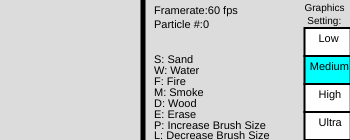
Frame 1 (no input)
Frame 60 (no input): identical to frame 1, image omitted
Frame 120 (the mouse pressed at the canvas centre since frame 60): identical to frame 1, image omitted

The p5.js sketch that drew this single still picture (run headless with seeded random() and noise() and a simulated clock; from frame 60 on, the mouse is pressed at the canvas centre):

// p5.js sketch
// ── sketch.js
// Graphics Settings:

/* Graphics settings determine both the side of the
   underlying 2d array, as well as the lifetimes
   of transient particles, like fire and smoke. */

// Low 100x100
// Medium 140x140
// High 180x180
// Ultra 200x200

// Particle types are:
//  -2 -> Smoke
//  -1 -> Fire
//   0 -> Empty space
//   1 -> Sand
//   2 -> Water
//   3 -> Wood
class Pixel {
  constructor(inputId, inputUpdate, particleLifeTime) {
    this.id = inputId;
    this.hasUpdated = inputUpdate;
    this.lifeTime = particleLifeTime;
  }
  
  getUpdated() { return this.hasUpdated; }
  setUpdated(status) { this.hasUpdated = status; }
  
  getID() { return this.id; }
  setID(newID) { this.id = newID; }
  
  getLifeTime() { return this.lifeTime; }
  setLifeTime(time) { this.lifeTime = time; }
  incrementTime() { this.lifeTime--; }
  
  setEmpty() {
    this.id = 0;
    this.hasUpdated = 0;
    this.lifeTime = 0;
  }
}


let arr2d;
let arrWidth = 140;
let arrHeight = 140;

let graphicsSetting = 1; // Medium = 140x140
let flameLife = 160;
let smokeLife = 150;
let UItextSize = 11;

let evenFrame = true;

function loadGraphicsSetting(level) {
  if (level == 0) {
    // Graphics setting = low
    arrWidth = 100;
    arrHeight = 100;
    flameLife = 120;
    smokeLife = 105;
    UItextSize = 9;
  } else if (level == 1) {
    // Graphics setting = medium
    arrWidth = 140;
    arrHeight = 140;
    flameLife = 160;
    smokeLife = 150;
    UItextSize = 11;
  } else if (level == 2) {
    // Graphics setting = High
    arrWidth = 180;
    arrHeight = 180;
    flameLife = 210;
    smokeLife = 190;
    UItextSize = 12;
  } else if (level == 3) {
    // Graphics setting = Ultra
    arrWidth = 200;
    arrHeight = 200;
    flameLife = 240;
    smokeLife = 210;
    UItextSize = 13;
  }
  brushSize = 2;
  // buildArray();
}

let pixelBuffer;

function buildArray() {
  arr2d = new Array(arrWidth);

  for (let i = 0; i < arr2d.length; i++) {
    arr2d[i] = new Array(arrHeight);
  }
  
  for (let i = 0; i < arrWidth; i++) {
    for (let j = 0; j < arrHeight; j++) {
      arr2d[i][j] = new Pixel(0, false, 0);
    }
  }
}

function setup() {
  createCanvas(2.5*arrWidth, arrHeight);
  loadGraphicsSetting(graphicsSetting);
  buildArray()
  pixelBuffer = createImage(arrWidth, arrHeight);

  background(220);
  // for (let i = 0; i < 50; i++) {
  //   arr2d[i][0].setID(1);
  // }
}

function updateSand(xPos, yPos) {
  if (arr2d[xPos][yPos].getUpdated() == true || yPos == arrHeight - 1) {
    return;
  }

// Down, through empty space, fire, or smoke
  if (yPos != arrHeight - 1 && arr2d[xPos][yPos + 1].getID() <= 0) {
    arr2d[xPos][yPos].setEmpty();
    if (arr2d[xPos][yPos + 1].getID() == -1) {
      arr2d[xPos][yPos].setID(-2);
      arr2d[xPos][yPos].setLifeTime(smokeLife/6);
    } else if (arr2d[xPos][yPos + 1].getID() == -2) {
      arr2d[xPos][yPos].setID(-2);
      arr2d[xPos][yPos].setLifeTime(arr2d[xPos][yPos + 1].getLifeTime());
    }
    
    arr2d[xPos][yPos + 1].setEmpty();
    arr2d[xPos][yPos + 1].setID(1);
    arr2d[xPos][yPos + 1].setUpdated(true);
  // Down through water
  } else if (arr2d[xPos][yPos + 1].getID() == 2 &&
             arr2d[xPos][yPos + 1].getUpdated() == false) {
    arr2d[xPos][yPos + 1].setID(1);
    arr2d[xPos][yPos + 1].setUpdated(true);
    
    arr2d[xPos][yPos].setID(2);
    arr2d[xPos][yPos].setUpdated(true);
  // Down-Left
  } else if (xPos != 0 && arr2d[xPos - 1][yPos + 1].getID() == 0) {
    arr2d[xPos - 1][yPos + 1].setID(1);
    arr2d[xPos - 1][yPos + 1].setUpdated(true);
    
    arr2d[xPos][yPos].setEmpty();
  // Down-Right
  } else if (xPos != arrWidth - 1 && 
             arr2d[xPos + 1][yPos + 1].getID() == 0) {
    arr2d[xPos + 1][yPos + 1].setID(1);
    arr2d[xPos + 1][yPos + 1].setUpdated(true);
    
    arr2d[xPos][yPos].setEmpty();
  }
}

function updateSandRight(xPos, yPos) {
  if (arr2d[xPos][yPos].getUpdated() == true || yPos == arrHeight - 1) {
    return;
  }

// Down, through empty space, fire, or smoke
  if (yPos != arrHeight - 1 && arr2d[xPos][yPos + 1].getID() <= 0) {
    arr2d[xPos][yPos].setEmpty();
    if (arr2d[xPos][yPos + 1].getID() == -1) {
      arr2d[xPos][yPos].setID(-2);
      arr2d[xPos][yPos].setLifeTime(smokeLife/6);
    } else if (arr2d[xPos][yPos + 1].getID() == -2) {
      arr2d[xPos][yPos].setID(-2);
      arr2d[xPos][yPos].setLifeTime(arr2d[xPos][yPos + 1].getLifeTime());
    }
    
    arr2d[xPos][yPos + 1].setEmpty();
    arr2d[xPos][yPos + 1].setID(1);
    arr2d[xPos][yPos + 1].setUpdated(true);
  // Down through water
  } else if (arr2d[xPos][yPos + 1].getID() == 2 &&
             arr2d[xPos][yPos + 1].getUpdated() == false) {
    arr2d[xPos][yPos + 1].setID(1);
    arr2d[xPos][yPos + 1].setUpdated(true);
    
    arr2d[xPos][yPos].setID(2);
    arr2d[xPos][yPos].setUpdated(true);
  // Down-Right
  } else if (xPos != arrWidth - 1 && 
             arr2d[xPos + 1][yPos + 1].getID() == 0) {
    arr2d[xPos + 1][yPos + 1].setID(1);
    arr2d[xPos + 1][yPos + 1].setUpdated(true);
    
    arr2d[xPos][yPos].setEmpty();
  // Down-Left
  }else if (xPos != 0 && arr2d[xPos - 1][yPos + 1].getID() == 0) {
    arr2d[xPos - 1][yPos + 1].setID(1);
    arr2d[xPos - 1][yPos + 1].setUpdated(true);
    
    arr2d[xPos][yPos].setEmpty();
  }
}

function updateWater(xPos, yPos) {
  if (arr2d[xPos][yPos].getUpdated() == true) {
    return;
  }

  // Down, through empty space, fire, or smoke
  if (yPos != arrHeight - 1 && arr2d[xPos][yPos + 1].getID() <= 0) {
    arr2d[xPos][yPos].setEmpty();
    if (arr2d[xPos][yPos + 1].getID() == -1) {
      arr2d[xPos][yPos].setID(-2);
      arr2d[xPos][yPos].setLifeTime(smokeLife/3);
    } else if (arr2d[xPos][yPos + 1].getID() == -2) {
      arr2d[xPos][yPos].setID(-2);
      arr2d[xPos][yPos].setLifeTime(arr2d[xPos][yPos + 1].getLifeTime());
    }
    
    arr2d[xPos][yPos + 1].setEmpty();
    arr2d[xPos][yPos + 1].setID(2);
    arr2d[xPos][yPos + 1].setUpdated(true);
  // Down-Left
  } else if (xPos != 0 && yPos != arrHeight - 1 &&
             arr2d[xPos - 1][yPos + 1].getID() == 0) {
    arr2d[xPos - 1][yPos + 1].setID(2);
    arr2d[xPos - 1][yPos + 1].setUpdated(true);
    
    arr2d[xPos][yPos].setEmpty();
  // Down-Right
  } else if (xPos != arrWidth - 1 && yPos != arrHeight - 1 &&
             arr2d[xPos + 1][yPos + 1].getID() == 0) {
    arr2d[xPos + 1][yPos + 1].setID(2);
    arr2d[xPos + 1][yPos + 1].setUpdated(true);
    
    arr2d[xPos][yPos].setEmpty();
  // Left
  } else if (xPos != 0 && arr2d[xPos - 1][yPos].getID() <= 0) {
    arr2d[xPos][yPos].setEmpty();
    if (arr2d[xPos - 1][yPos].getID() == -1) {
      arr2d[xPos][yPos].setID(-2);
      arr2d[xPos][yPos].setLifeTime(smokeLife/3);
    } else if (arr2d[xPos - 1][yPos].getID() == -2) {
      arr2d[xPos][yPos].setID(-2);
      arr2d[xPos][yPos].setLifeTime(arr2d[xPos - 1][yPos].getLifeTime());
    }

    arr2d[xPos - 1][yPos].setEmpty();
    arr2d[xPos - 1][yPos].setID(2);
    arr2d[xPos - 1][yPos].setUpdated(true);
  // Right
  } else if (xPos != arrWidth - 1 && 
             arr2d[xPos + 1][yPos].getID() == 0) {
    arr2d[xPos][yPos].setEmpty();
    if (arr2d[xPos + 1][yPos].getID() == -1) {
      arr2d[xPos][yPos].setID(-2);
      arr2d[xPos][yPos].setLifeTime(smokeLife/3);
    } else if (arr2d[xPos + 1][yPos].getID() == -2) {
      arr2d[xPos][yPos].setID(-2);
      arr2d[xPos][yPos].setLifeTime(arr2d[xPos + 1][yPos].getLifeTime());
    }

    arr2d[xPos + 1][yPos].setEmpty();
    arr2d[xPos + 1][yPos].setID(2);
    arr2d[xPos + 1][yPos].setUpdated(true);
  }
}

function updateWaterRight(xPos, yPos) {
  if (arr2d[xPos][yPos].getUpdated() == true) {
    return;
  }

  // Down, through empty space, fire, or smoke
  if (yPos != arrHeight - 1 && arr2d[xPos][yPos + 1].getID() <= 0) {
    arr2d[xPos][yPos].setEmpty();
    if (arr2d[xPos][yPos + 1].getID() == -1) {
      arr2d[xPos][yPos].setID(-2);
      arr2d[xPos][yPos].setLifeTime(smokeLife/3);
    } else if (arr2d[xPos][yPos + 1].getID() == -2) {
      arr2d[xPos][yPos].setID(-2);
      arr2d[xPos][yPos].setLifeTime(arr2d[xPos][yPos + 1].getLifeTime());
    }
    
    arr2d[xPos][yPos + 1].setEmpty();
    arr2d[xPos][yPos + 1].setID(2);
    arr2d[xPos][yPos + 1].setUpdated(true);
  // Down-Left
  } else if (xPos != arrWidth - 1 && yPos != arrHeight - 1 &&
             arr2d[xPos + 1][yPos + 1].getID() < 0) {
    arr2d[xPos + 1][yPos + 1].setID(2);
    arr2d[xPos + 1][yPos + 1].setUpdated(true);
    
    arr2d[xPos][yPos].setEmpty();
  // Down-Left
  } else if (xPos != 0 && yPos != arrHeight - 1 &&
             arr2d[xPos - 1][yPos + 1].getID() == 0) {
    arr2d[xPos - 1][yPos + 1].setID(2);
    arr2d[xPos - 1][yPos + 1].setUpdated(true);
    
    arr2d[xPos][yPos].setEmpty();
  // Right
  } else if (xPos != arrWidth - 1 && 
             arr2d[xPos + 1][yPos].getID() == 0) {
    arr2d[xPos][yPos].setEmpty();
    if (arr2d[xPos + 1][yPos].getID() == -1) {
      arr2d[xPos][yPos].setID(-2);
      arr2d[xPos][yPos].setLifeTime(smokeLife/3);
    } else if (arr2d[xPos + 1][yPos].getID() == -2) {
      arr2d[xPos][yPos].setID(-2);
      arr2d[xPos][yPos].setLifeTime(arr2d[xPos + 1][yPos].getLifeTime());
    }

    arr2d[xPos + 1][yPos].setEmpty();
    arr2d[xPos + 1][yPos].setID(2);
    arr2d[xPos + 1][yPos].setUpdated(true);
  // Left
  } else if (xPos != 0 && arr2d[xPos - 1][yPos].getID() == 0) {
    arr2d[xPos][yPos].setEmpty();
    if (arr2d[xPos - 1][yPos].getID() == -1) {
      arr2d[xPos][yPos].setID(-2);
      arr2d[xPos][yPos].setLifeTime(smokeLife/3);
    } else if (arr2d[xPos - 1][yPos].getID() == -2) {
      arr2d[xPos][yPos].setID(-2);
      arr2d[xPos][yPos].setLifeTime(arr2d[xPos - 1][yPos].getLifeTime());
    }

    arr2d[xPos - 1][yPos].setEmpty();
    arr2d[xPos - 1][yPos].setID(2);
    arr2d[xPos - 1][yPos].setUpdated(true);
  }
}

function updateFire(xPos, yPos) {
  if (arr2d[xPos][yPos].getUpdated() == true) {
    return;
  }
  
  arr2d[xPos][yPos].incrementTime();
  
  // Fire hasn't spread to any new particle in its lifetime, exstinguishes
  if (arr2d[xPos][yPos].getLifeTime() < 0) {
    arr2d[xPos][yPos].setEmpty();
    return;
  }
  
  let particlesBurnt = 0;
  let smokeProduced = 0;
  // Burn any flammable particles around the fire particle
  for (let i = -1; i < 2; i++) {
    for(let j = -1; j < 2; j++) {
      // randomSpread = Math.floor(random(0, 15));
      // if (randomSpread != 14) {
      //   continue;
      // }
      if (xPos + i > -1 && xPos + i < arrWidth &&
          yPos + j > -1 && yPos + j < arrHeight &&
          particlesBurnt < 3) {
        
        if (arr2d[xPos+i][yPos + j].getID() == 3 &&
            (flammabilityMatrix[i+1][j+1] > 0.225) && arr2d[xPos][yPos].getLifeTime() % flammabilityTime == 0) {
          arr2d[xPos+i][yPos + j].setID(-1);
          arr2d[xPos+i][yPos + j].setLifeTime(flameLife);
          arr2d[xPos+i][yPos + j].setUpdated(true);

          // arr2d[xPos][yPos].setEmpty();
          // // Replace the former fire particle with smoke particle
          // arr2d[xPos][yPos].setID(-2);
          // arr2d[xPos][yPos].setLifeTime(240);
          // arr2d[xPos][yPos].setUpdated(true);
          particlesBurnt++;
          // Break here if I want it to only spread to 1 new particle
        } else if (arr2d[xPos+i][yPos + j].getID() == 0 &&
                   smokeProduced < 4) {
            if (arr2d[xPos][yPos].getLifeTime() % 24 == 0 ||
                arr2d[xPos][yPos].getLifeTime() % 30 == 0) {
              arr2d[xPos+i][yPos + j].setEmpty();
              arr2d[xPos+i][yPos + j].setID(-2);
              arr2d[xPos+i][yPos + j].setUpdated(true);
              // Shorter lifetime smoke for not consuming particle
              arr2d[xPos+i][yPos + j].setLifeTime(smokeLife-20);
              smokeProduced++;
            }
        }
      }
    }
  }
  
  // Fire only falls Down
  if (yPos != arrHeight - 1 && arr2d[xPos][yPos + 1].getID() == 0) {
    arr2d[xPos][yPos + 1].setID(-1);
    arr2d[xPos][yPos + 1].setUpdated(true);
    arr2d[xPos][yPos + 1].setLifeTime(arr2d[xPos][yPos].getLifeTime());
    
    arr2d[xPos][yPos].setEmpty();
  // Fire can fall through smoke
  } else if (yPos != arrHeight - 1 && 
             arr2d[xPos][yPos + 1].getID() == -2) {
    smokeLifeTime = arr2d[xPos][yPos + 1].getLifeTime();
    arr2d[xPos][yPos + 1].setID(-1);
    arr2d[xPos][yPos + 1].setUpdated(true);
    arr2d[xPos][yPos + 1].setLifeTime(arr2d[xPos][yPos].getLifeTime());
    
    arr2d[xPos][yPos].setID(-2);
    arr2d[xPos][yPos].setLifeTime(smokeLifeTime);
    // arr2d[xPos][yPos].setUpdated(true);
  // If fire lands on water, exstinguish and create steam (smoke)
  } else if (yPos != arrHeight - 1 && 
             arr2d[xPos][yPos + 1].getID() == 2) {
    arr2d[xPos][yPos].setEmpty();
    arr2d[xPos][yPos].setID(-2);
    arr2d[xPos][yPos].setLifeTime(smokeLife/3);
  }
}

function updateFireRight(xPos, yPos) {
  if (arr2d[xPos][yPos].getUpdated() == true) {
    return;
  }
  
  arr2d[xPos][yPos].incrementTime();
  
  // Fire hasn't spread to any new particle in it's lifetime, exstinguishes
  if (arr2d[xPos][yPos].getLifeTime() < 0) {
    arr2d[xPos][yPos].setEmpty();
    return;
  }
  
  let particlesBurnt = 0;
  let smokeProduced = 0;
  // Burn any flammable particles around the fire particle
  for (let i = 1; i > -2; i--) {
    for(let j = 1; j > -2; j--) {
      if (xPos + i > -1 && xPos + i < arrWidth &&
          yPos + j > -1 && yPos + j < arrHeight &&
          particlesBurnt < 3) {
        
        // randomSpread = Math.floor(random(0, 15));
        // if (randomSpread != 14) {
        //   continue;
        // }
        
        if (arr2d[xPos+i][yPos + j].getID() == 3 &&
            (flammabilityMatrix[i+1][j+1] > 0.225) && arr2d[xPos][yPos].getLifeTime() % flammabilityTime == 0) {
          arr2d[xPos+i][yPos + j].setID(-1);
          arr2d[xPos+i][yPos + j].setLifeTime(flameLife);
          arr2d[xPos+i][yPos + j].setUpdated(true);

          // arr2d[xPos][yPos].setEmpty();
          // // Replace the former fire particle with smoke particle
          // arr2d[xPos][yPos].setID(-2);
          // arr2d[xPos][yPos].setLifeTime(240);
          // arr2d[xPos][yPos].setUpdated(true);
          particlesBurnt++;
          // Break here if I want it to only spread to 1 new particle
        } else if (arr2d[xPos+i][yPos + j].getID() == 0 &&
                   smokeProduced < 4) {
            if (arr2d[xPos][yPos].getLifeTime() % 24 == 0 ||
                arr2d[xPos][yPos].getLifeTime() % 30 == 0) {
              arr2d[xPos+i][yPos + j].setEmpty();
              arr2d[xPos+i][yPos + j].setID(-2);
              arr2d[xPos+i][yPos + j].setUpdated(true);
              // Shorter lifetime smoke for not consuming particle
              arr2d[xPos+i][yPos + j].setLifeTime(smokeLife-20);
              smokeProduced++;
            }
        }
      }
    }
  }
  
  // Fire only falls Down
  if (yPos != arrHeight - 1 && arr2d[xPos][yPos + 1].getID() == 0) {
    arr2d[xPos][yPos + 1].setID(-1);
    arr2d[xPos][yPos + 1].setUpdated(true);
    arr2d[xPos][yPos + 1].setLifeTime(arr2d[xPos][yPos].getLifeTime());
    
    arr2d[xPos][yPos].setEmpty();
  // Fire can fall through smoke
  } else if (yPos != arrHeight - 1 && 
             arr2d[xPos][yPos + 1].getID() == -2) {
    smokeLifeTime = arr2d[xPos][yPos + 1].getLifeTime();
    arr2d[xPos][yPos + 1].setID(-1);
    arr2d[xPos][yPos + 1].setUpdated(true);
    arr2d[xPos][yPos + 1].setLifeTime(arr2d[xPos][yPos].getLifeTime());
    
    arr2d[xPos][yPos].setID(-2);
    arr2d[xPos][yPos].setLifeTime(smokeLifeTime);
    // arr2d[xPos][yPos].setUpdated(true);
  // If fire lands on water, exstinguish and create steam (smoke)
  } else if (yPos != arrHeight - 1 && 
             arr2d[xPos][yPos + 1].getID() == 2) {
    arr2d[xPos][yPos].setEmpty();
    arr2d[xPos][yPos].setID(-2);
    arr2d[xPos][yPos].setLifeTime(smokeLife/3);
  }
}

function updateSmoke(xPos, yPos) {
  if (arr2d[xPos][yPos].getUpdated() == true) {
    return;
  }
  
  arr2d[xPos][yPos].incrementTime();
  
  // If smoke is around for more than it's lifetime, it dissipates
  if (arr2d[xPos][yPos].getLifeTime() < 0) {
    arr2d[xPos][yPos].setEmpty();
  }
  if (yPos == 0) {
    arr2d[xPos][yPos].setUpdated(true);
    return;
  }

  // Up
  if (arr2d[xPos][yPos - 1].getID() == 0) {
    arr2d[xPos][yPos - 1].setID(-2);
    arr2d[xPos][yPos - 1].setUpdated(true);
    arr2d[xPos][yPos - 1].setLifeTime(arr2d[xPos][yPos].getLifeTime());
    
    arr2d[xPos][yPos].setEmpty();
  // Up-Left
  } else if (xPos != 0 && arr2d[xPos - 1][yPos - 1].getID() == 0) {
    arr2d[xPos - 1][yPos - 1].setID(-2);
    arr2d[xPos - 1][yPos - 1].setUpdated(true);
    arr2d[xPos - 1][yPos - 1].setLifeTime(arr2d[xPos][yPos].getLifeTime());
    
    arr2d[xPos][yPos].setEmpty();
  // Up-Right
  } else if (xPos != arrWidth - 1 &&
             arr2d[xPos + 1][yPos - 1].getID() == 0) {
    arr2d[xPos + 1][yPos - 1].setID(-2);
    arr2d[xPos + 1][yPos - 1].setUpdated(true);
    arr2d[xPos + 1][yPos - 1].setLifeTime(arr2d[xPos][yPos].getLifeTime());
    
    arr2d[xPos][yPos].setEmpty();
  // Left
  } else if (xPos != 0 && arr2d[xPos - 1][yPos].getID() == 0) {
    arr2d[xPos - 1][yPos].setID(-2);
    arr2d[xPos - 1][yPos].setUpdated(true);
    arr2d[xPos - 1][yPos].setLifeTime(arr2d[xPos][yPos].getLifeTime());
    
    arr2d[xPos][yPos].setEmpty();
  // Right
  } else if (xPos != arrWidth - 1 && arr2d[xPos + 1][yPos].getID() == 0) {
    arr2d[xPos + 1][yPos].setID(-2);
    arr2d[xPos + 1][yPos].setUpdated(true);
    arr2d[xPos + 1][yPos].setLifeTime(arr2d[xPos][yPos].getLifeTime());
    
    arr2d[xPos][yPos].setEmpty();
  }
}

function updateSmokeRight(xPos, yPos) {
  if (arr2d[xPos][yPos].getUpdated() == true) {
    return;
  }
  
  arr2d[xPos][yPos].incrementTime();
  
  // If smoke is around for more than it's lifetime, it dissipates
  if (arr2d[xPos][yPos].getLifeTime() < 0) {
    arr2d[xPos][yPos].setEmpty();
  }
  if (yPos == 0) {
    arr2d[xPos][yPos].setUpdated(true);
    return;
  }

  // Up
  if (arr2d[xPos][yPos - 1].getID() == 0) {
    arr2d[xPos][yPos - 1].setID(-2);
    arr2d[xPos][yPos - 1].setUpdated(true);
    arr2d[xPos][yPos - 1].setLifeTime(arr2d[xPos][yPos].getLifeTime());
    
    arr2d[xPos][yPos].setEmpty();
  // Up-Right
  } else if (xPos != arrWidth - 1 &&
             arr2d[xPos + 1][yPos - 1].getID() == 0) {
    arr2d[xPos + 1][yPos - 1].setID(-2);
    arr2d[xPos + 1][yPos - 1].setUpdated(true);
    arr2d[xPos + 1][yPos - 1].setLifeTime(arr2d[xPos][yPos].getLifeTime());
    
    arr2d[xPos][yPos].setEmpty();
  // Up-left
  } else if (xPos != 0 && arr2d[xPos - 1][yPos - 1].getID() == 0) {
    arr2d[xPos - 1][yPos - 1].setID(-2);
    arr2d[xPos - 1][yPos - 1].setUpdated(true);
    arr2d[xPos - 1][yPos - 1].setLifeTime(arr2d[xPos][yPos].getLifeTime());
    
    arr2d[xPos][yPos].setEmpty();
  // Right
  } else if (xPos != arrWidth - 1 && arr2d[xPos + 1][yPos].getID() == 0) {
    arr2d[xPos + 1][yPos].setID(-2);
    arr2d[xPos + 1][yPos].setUpdated(true);
    arr2d[xPos + 1][yPos].setLifeTime(arr2d[xPos][yPos].getLifeTime());
    
    arr2d[xPos][yPos].setEmpty();
  // Left
  } else if (xPos != 0 && arr2d[xPos - 1][yPos].getID() == 0) {
    arr2d[xPos - 1][yPos].setID(-2);
    arr2d[xPos - 1][yPos].setUpdated(true);
    arr2d[xPos - 1][yPos].setLifeTime(arr2d[xPos][yPos].getLifeTime());
    
    arr2d[xPos][yPos].setEmpty();
  }
}

function updateArr2d() {
  // print("Entered")
  for (let y = (arrHeight - 1); y >= 0; y--) {
    // print("y loop")
    for (let x = 0; x < arrWidth; x++) {
      // if (arr2d[x][y].getID()) {
      //   print("sand")
      // }
      // print("x loop")
      if (arr2d[x][y].getUpdated()) {
        continue;
      }
      let currPixelID = arr2d[x][y].getID();
      // print("CurrPixelID is")
      
      if (direction) {
        switch(currPixelID) {
          case -2:
            updateSmoke(x, y);
            break;
          case -1:
            updateFire(x, y);
            break;
          case 1:
            updateSand(x, y);
            break;
          case 2:
            updateWater(x, y);
            break;
          case 0:
            break;
            // Do nothing for empty space;
        }
      } else {
        switch(currPixelID) {
          case -2:
            updateSmokeRight(x, y);
            break;
          case -1:
            updateFireRight(x, y);
            break;
          case 1:
            updateSandRight(x, y);
            break;
          case 2:
            updateWaterRight(x, y);
            break;
          case 0:
            break;
            // Do nothing for empty space;
        }
      }
      
    }
  }
  // makePixelBuffer();
}

function updateArr2dRight() {
  // print("Entered")
  for (let y = (arrHeight - 1); y >= 0; y--) {
    // print("y loop")
    for (let x = arrWidth-1; x >= 0; x--) {
      if (arr2d[x][y].getUpdated()) {
        continue;
      }
      let currPixelID = arr2d[x][y].getID();
      
      if (direction) {
        switch(currPixelID) {
          case -2:
            updateSmoke(x, y);
            break;
          case -1:
            updateFire(x, y);
            break;
          case 1:
            updateSand(x, y);
            break;
          case 2:
            updateWater(x, y);
            break;
          case 0:
            break;
        }
      } else {
        switch(currPixelID) {
          case -2:
            updateSmokeRight(x, y);
            break;
          case -1:
            updateFireRight(x, y);
            break;
          case 1:
            updateSandRight(x, y);
            break;
          case 2:
            updateWaterRight(x, y);
            break;
          case 0:
            break;
        }
      }
      
    }
  }
}



// function makePixelBuffer() {
//   numParticles = 0;
//   for (let i = 0; i < arrWidth; i++) {
//     for (let j = 0; j < arrHeight; j++) {
//       if (arr2d[i][j].getID() == 1) {
//         // pixelBuffer.stroke(170, 120, 0);
//         // pixelBuffer.rect(i, j, 1, 1);
//         numParticles++;
//       } else if(arr2d[i][j].getID() == 2) {
//         // pixelBuffer.stroke(20, 20, 150);
//         // pixelBuffer.rect(i, j, 1, 1);
//         numParticles++;
//       }
//       arr2d[i][j].setUpdated(false);
//     }
//   }
// }

function getQuick(x, y) {

    var i = (y * pixelBuffer.width + x) * 4;
    return [
        pixelBuffer.pixels[i],
        pixelBuffer.pixels[i + 1],
        pixelBuffer.pixels[i + 2],
        pixelBuffer.pixels[i + 3],
    ];
}

let direction = 0;
let brushSize = 2;
let drawingWith = 1;
let numParticles = 0;

let flammabilityMatrix = new Array(3);
for(let i = 0; i < 3; i++) {
  flammabilityMatrix[i] = new Array(3);
}
// 1 0 1
// 1 0 0
// 0 1 0
// etc
let flammabilityTime;

function draw() {
  background(220);
  strokeWeight(5);
  line(arrWidth + 3, 0, arrWidth + 3, arrHeight)
  if (mouseIsPressed) {
    if (mouseX < arrWidth && mouseX > 0 &&
        mouseY < arrHeight && mouseY > 0) {
      for (let i = -brushSize; i < brushSize; i++) {
        if (mouseY + i > arrHeight - 1 || mouseY + i < 0) {
          continue;
        }
        for (let j = -brushSize; j < brushSize; j++) {
          if (mouseX + j > arrWidth - 1 || mouseX + j < 0) {
            continue;
          }
          if(drawingWith != 3 && drawingWith != 0) {
            let randomSpread = Math.floor(random(0, 6));
            if (randomSpread != 5) {
              continue;
            }
          }
          
          if (arr2d[mouseX + j][mouseY + i].getID() == 0 ||
             drawingWith == 0) {
            arr2d[mouseX + j][mouseY+ i].setID(drawingWith);
            arr2d[mouseX + j][mouseY + i].setUpdated(false);
            if (drawingWith == -1) {
              arr2d[mouseX + j][mouseY + i].setLifeTime(flameLife + Math.floor(random(-15, 15)));
            } else if (drawingWith == -2) {
              arr2d[mouseX + j][mouseY + i].setLifeTime(smokeLife + Math.floor(random(-15, 15)));
            }
          }
        }
      }
    }
  }
  direction = Math.floor(random(0, 2));
  
  // Compute a flammability matrix that each fire particle uses,
  // because doing random spreads for each particle individually
  // caused far too large of a performance hit.
  for (let i = 0; i < 3; i++) {
    for (let j = 0; j < 3; j++) {
      if (j == 0) {
        flammabilityMatrix[i][j] = random(0.1, 2.0);
      } else if (j == 1) {
        flammabilityMatrix[i][j] = random(0.1, 0.5);
      } else {
        flammabilityMatrix[i][j] = random(0, 0.24);
      }
    }
  }
  flammabilityTime = 9 + Math.floor(random(0, 9));
  // print(flammabilityMatrix)
  // print(direction)
  if (evenFrame) {
    updateArr2d();
  } else {
    updateArr2dRight();
  }
  
  
  // pixelBuffer = createImage(arrWidth, arrHeight);
  pixelBuffer = createImage(arrWidth, arrHeight);
  pixelBuffer.loadPixels();
  

  numParticles = 0;
  for (var y = 0; y < arrHeight; y++) {
      for (var x = 0; x < arrWidth; x++) {
        var c;
        if (arr2d[x][y].getID() == 1) {
          c = color(170, 120, 0);
          pixelBuffer.set(x, y, c);
          numParticles++;
        } else if (arr2d[x][y].getID() == 2) {
          c = color(20, 20, 150);
          pixelBuffer.set(x, y, c);
          numParticles++;
        } else if (arr2d[x][y].getID() == 3) {
          c = color(70, 35, 0);
          pixelBuffer.set(x, y, c);
          numParticles++;
        } else if (arr2d[x][y].getID() == -1) {
          lifeLeft = arr2d[x][y].getLifeTime();
          lifeLeft = lifeLeft/2;
          // Fire particles get more red as they cool
          // (yellow -> orange -> red as life left decreases)
          c = color(254+lifeLeft, 110+lifeLeft, 0);
          pixelBuffer.set(x, y, c);
          numParticles++;
        } else if (arr2d[x][y].getID() == -2) {
          lifeLeft = -arr2d[x][y].getLifeTime();
          lifeLeft = lifeLeft/2;
          // Smoke gets lighter the closer it is to dissipating
          // (lifeLeft is negative)
          c = color(120+lifeLeft, 120+lifeLeft, 120+lifeLeft);
          pixelBuffer.set(x, y, c);
          numParticles++;
        } else {
          c = color(0, 0, 0);
        }
        // img.set(x, y, c);
        arr2d[x][y].setUpdated(false);
      }
  }

  pixelBuffer.updatePixels();

  noSmooth();
  image(pixelBuffer, 0, 0, arrWidth, arrHeight);

  
  textSize(UItextSize);
  text("Framerate:" + round(frameRate()) + " fps", 1.1*arrWidth, arrHeight/10);
  text("Particle #:" + numParticles, 1.1*arrWidth, arrHeight/5);
  // textSize(14);
  text("S: Sand", 1.1*arrWidth, height-7*UItextSize);
  text("W: Water", 1.1*arrWidth, height-6*UItextSize);
  text("F: Fire", 1.1*arrWidth, height-5*UItextSize);
  text("M: Smoke", 1.1*arrWidth, height-4*UItextSize);
  text("D: Wood", 1.1*arrWidth, height-3*UItextSize);
  text("E: Erase", 1.1*arrWidth, height-2*UItextSize);
  // textSize(11);
  text("P: Increase Brush Size", 1.1*arrWidth, height-1*UItextSize);
  text("L: Decrease Brush Size", 1.1*arrWidth, height-1);
  // print(evenFrame);
  evenFrame = !evenFrame;
  
  textSize(UItextSize - 1);
  text("Graphics\n Setting:", width*0.87, arrHeight*0.08);
  textSize(UItextSize);
  // push();
  // Low button
  fill(255)
  strokeWeight(2)
  if (graphicsSetting == 0) {
    fill('cyan');
  } else if (mouseX < (width) && mouseX > (width*0.87) ) {
    if (mouseY < (arrHeight*0.40) && mouseY > (arrHeight*0.20)) {
      fill('cyan');
    }
  }
  rect(width*0.87, arrHeight*0.20, arrWidth*0.33, arrHeight*0.20);
  // Medium button
  fill(255)
  if (graphicsSetting == 1) {
    fill('cyan');
  } else if (mouseX < (width) && mouseX > (width*0.87) ) {
    if (mouseY < (arrHeight*0.60) && mouseY > (arrHeight*0.40)) {
      fill('cyan');
    }
  }
  rect(width*0.87, arrHeight*0.40, arrWidth*0.33, arrHeight*0.20);
  // High button
  fill(255)
  if (graphicsSetting == 2) {
    fill('cyan');
  } else if (mouseX < (width) && mouseX > (width*0.87) ) {
    if (mouseY < (arrHeight*0.80) && mouseY > (arrHeight*0.60)) {
      fill('cyan');
    }
  }
  rect(width*0.87, arrHeight*0.60, arrWidth*0.33, arrHeight*0.20);
  // Ultra button
  fill(255)
  if (graphicsSetting == 3) {
    fill('cyan');
  } else if (mouseX < (width) && mouseX > (width*0.87) ) {
    if (mouseY < (arrHeight) && mouseY > (arrHeight*0.80)) {
      fill('cyan');
    }
  }
  rect(width*0.87, arrHeight*0.80, arrWidth*0.33, arrHeight*0.20);
  fill(0)
  // pop();
  
  text("Low", width*0.91, arrHeight*0.30);
  text("Medium", width*0.885, arrHeight*0.50);
  text("High", width*0.91, arrHeight*0.70);
  text("Ultra", width*0.91, arrHeight*0.90);
}

function mouseClicked() {
  if (mouseX < (width) && mouseX > (width*0.87) &&
      mouseY < (arrHeight*0.40) && mouseY > (arrHeight*0.20) ) {
    graphicsSetting = 0;
    loadGraphicsSetting(graphicsSetting);
    createCanvas(2.5*arrWidth, arrHeight);
    loadGraphicsSetting(graphicsSetting);
    buildArray();
    pixelBuffer = createImage(arrWidth, arrHeight);

    background(220);
  }
  else if (mouseX < (width) && mouseX > (width*0.87) &&
      mouseY < (arrHeight*0.60) && mouseY > (arrHeight*0.40) ) {
    graphicsSetting = 1;
    loadGraphicsSetting(graphicsSetting);
    createCanvas(2.5*arrWidth, arrHeight);
    loadGraphicsSetting(graphicsSetting);
    buildArray();
    pixelBuffer = createImage(arrWidth, arrHeight);

    background(220);
  }
  else if (mouseX < (width) && mouseX > (width*0.87) &&
      mouseY < (arrHeight*0.80) && mouseY > (arrHeight*0.60) ) {
    graphicsSetting = 2;
    loadGraphicsSetting(graphicsSetting);
    createCanvas(2.5*arrWidth, arrHeight);
    loadGraphicsSetting(graphicsSetting);
    buildArray();
    pixelBuffer = createImage(arrWidth, arrHeight);

    background(220);
  }
  else if (mouseX < (width) && mouseX > (width*0.87) &&
      mouseY < (arrHeight) && mouseY > (arrHeight*0.80) ) {
    graphicsSetting = 3;
    loadGraphicsSetting(graphicsSetting);
    createCanvas(2.5*arrWidth, arrHeight);
    loadGraphicsSetting(graphicsSetting);
    buildArray();
    pixelBuffer = createImage(arrWidth, arrHeight);

    background(220);
  }
}

function keyTyped() {
  if (key === 'w') {
    drawingWith = 2;
  } else if (key === 's') {
    drawingWith = 1;
  } else if (key === 'd') {
    drawingWith = 3;
  } else if (key === 'm') {
    drawingWith = -2;
  } else if (key === 'f') {
    drawingWith = -1;
  } else if (key === 'p') {
    if (brushSize < min(arrWidth, arrHeight)) {
      brushSize++;
    }
  } else if (key === 'l') {
    if (brushSize > 1) {
      brushSize--;
    }
  } else if (key === 'e') {
    drawingWith = 0;
  }
}
// ── actions.js
const noOp = function(x,y){};
const offset = 3;
let functionsLeft = new Array();
functionsLeft.push(noOp, updateWater, updateSand, noOp, updateFire, updateSmoke);

let functionsRight = new Array();
functionsRight.push(noOp, updateWaterRight, updateSandRight, noOp, updateFireRight, updateSmokeRight);


const functions = new Array(functionsLeft, functionsRight);


let colorTable = {};
let colorIndex = 0;


function getColor(id) {
  let color;
  color = colors[colorIndex + ((id-(id>_BACKGROUND))-_BACKGROUND+offset)*(flameLife+1)];
  ++colorIndex;
  colorIndex = colorIndex * (colorIndex < flameLife);
  
  return color;
}

let colors;

function generateColors() {
  const numParticles = 5;
  colors = new Int32Array(5 * (flameLife+1));

  const a = 0xff000000;

  for (let i = 0; i < flameLife+1; i++) {
    // abgr

    // wood
    colors[i + 0*(flameLife+1)] = a + (0+randInt(0,10) << 16) + ((35+randInt(-5, 5)) << 8) + (70+randInt(-5, 5));
    // water
    colors[i + 1*(flameLife+1)] = a + (150+randInt(-5,15) << 16) + ((20+randInt(-5, 5)) << 8) + (20+randInt(-5, 5));
    // sand
    colors[i + 2*(flameLife+1)] = a + (0+randInt(0,5) << 16) + ((120+randInt(-10, 0)) << 8) + (170+randInt(-10, 40));
    
    
    // fire
    colors[i + 3*(flameLife+1)] = a + (0 << 16) + (i.map(0,flameLife,60,255) << 8) + (i.map(0,flameLife,200,255));
    const smokeVal = i.map(0,flameLife,0,120);
    colors[i + 4*(flameLife+1)] = a + ((220-smokeVal) << 16) + ((220-smokeVal) << 8) + ((220-smokeVal));

    // colorTable.sand.push(color(170 + (randInt(-10, 40), 120 + randInt(-10, 0), 0 + randInt(0, 5)));
    // colorTable.water.push(color(20 + randInt(-5,5), 20 + randInt(-5,5), 150 + randInt(-5,15)));
    // colorTable.wood.push(color(70 + randInt(-5,5), 35 + randInt(-5,5), 0 + randInt(0,10)));
    // colorTable.fire.push(color(i.map(0, flameLife, 200, 255), i.map(0, flameLife, 60, 255), 0));
    // let smokeVal = i.map(0, flameLife, 0, 120);
    // colorTable.smoke.push(color(220-smokeVal, 220-smokeVal, 220-smokeVal));
  }
}

function getUpdated(index) { 
  // get the getUpdated bit, then right shift it over 21 to get 0 or 1
  // let updated = pixelView[index];
  return pixelView[index] & 0x00000020 //) >>> 21);
  // return 0;
}
// function setUpdated(status, index) {
//   // zero out the 5 id bits, then replace them with the 1 21-left-shifted status bit
//   pixelView[index] &= 0xFFDFFFFF; //FFEFFFFF; // 0b11111111111011111111111111111111
//   pixelView[index] |= (status << 21);
// }

function setUpdated(index) {
  pixelView[index] |= 0x00000020;
}
function setNotUpdated(index) {
  pixelView[index] &= 0xFFFFFFDF;
}

const _SMOKE = 0x00000012; // = 18
const _FIRE = 0x00000011; // = 17
const _BACKGROUND = 0x00000010; // = 16
const _SAND = 0x0000000F; // ? = 15
const _WATER = 0x0000000E; // ? = 14
const _WOOD = 0x0000000D; // ? = 13

// const _PID = 

function getID(index) {
  // get the 5 id bits, then right shift them over 16 to get the correct value
  return (pixelView[index] & 0x0000001F) //>> 16); 
}

function setID(newId, index) {
  // zero out the 5 id bits, then replace them with the 5 16-left-shifted newId bits
  pixelView[index] &= 0x00000000; //0xFFE0FFFF // 0b11111111111000001111111111111111
  pixelView[index] |= newId;
  // pixelView[index] |= newId;
  // set the color of the corresponding newId
  gameImagedata32[index] = getColor(newId);
}

function getLifeTime(index) {
  return (pixelView[index] >> 6);
}

function setLifeTime(time, index) {
  pixelView[index] &= 0xFFFF003F;
  pixelView[index] |= (time << 6);
}

function incrementTime(index) {
  const lifeTime = (pixelView[index] >> 6) - 1;
  pixelView[index] &= 0xFFFF003F;
  pixelView[index] |= (lifeTime << 6);
}

function setEmpty(index) {
  pixelView[index] &= _BACKGROUND;
  gameImagedata32[index] = BACKGROUND;
}

function swap(index1, index2) {
  pixelView[index1] = pixelView[index1] ^ pixelView[index2];
  pixelView[index2] = pixelView[index1] ^ pixelView[index2];
  pixelView[index1] = pixelView[index1] ^ pixelView[index2];

  gameImagedata32[index1] = gameImagedata32[index1] ^ gameImagedata32[index2];
  gameImagedata32[index2] = gameImagedata32[index1] ^ gameImagedata32[index2];
  gameImagedata32[index1] = gameImagedata32[index1] ^ gameImagedata32[index2];
  // [pixelView[index1], pixelView[index2]] = [pixelView[index2], pixelView[index1]];
  // [gameImagedata32[index1], gameImagedata32[index2]] = [gameImagedata32[index2], gameImagedata32[index1]];

  setUpdated(index1);
  setUpdated(index2);
}


let index = 0;
let downIndex = 0;
let downId = 0;
let downLeftId = 0;
let downRightId = 0;
let leftId = 0;
let rightId = 0;

function updateSand(xPos, yPos) {
  index = xPos + yPos*arrHeight;

  if (getUpdated(index) || yPos == arrHeight - 1) {
    return;
  }

  downIndex = index + arrHeight;
  downId = getID(downIndex);

  // Down, through empty space, fire, or smoke
  if (downId >= _BACKGROUND) {
    // down.setID(-2);
    swap(index, downIndex);
    return;
  }

  // Down through water
  if (downId == _WATER && !getUpdated(downIndex)) {
    swap(index, downIndex);
    return;
  }

  // Down-Left
  if (xPos > 0 && getID(downIndex-1) == _BACKGROUND) {
    swap(index, downIndex-1);
    return;
  }

  // Down-Right
  if (xPos < arrHeight-1 && getID(downIndex+1) == _BACKGROUND) {
    swap(index, downIndex+1);
    return;
  }
}

function updateSandRight(xPos, yPos) {
  index = xPos + yPos*arrHeight;

  if (getUpdated(index) || yPos == arrHeight - 1) {
    return;
  }

  downIndex = index + arrHeight;
  downId = getID(downIndex);

// Down, through empty space, fire, or smoke
  if (downId >= _BACKGROUND) {
    // down.setID(-2);
    swap(index, downIndex);
    return;
  }

  // Down through water
  if (downId == _WATER && !getUpdated(downIndex)) {
    swap(index, downIndex);
    return;
  }

  // Down-Right
  if (xPos < arrHeight-1 && getID(downIndex+1) == _BACKGROUND) {
    swap(index, downIndex+1);
    return;
  }

  // Down-Left
  if (xPos > 0 && getID(downIndex-1) == _BACKGROUND) {
    swap(index, downIndex-1);
    return;
  }
}

function updateWater(xPos, yPos) {
  index = xPos + yPos*arrHeight;

  if (getUpdated(index)) {
    return;
  }
  
  downIndex = index + arrHeight;
  downId = getID(downIndex);

  // Down, through empty space, fire, or smoke
  if (yPos < arrHeight-1) {
    if (downId >= _BACKGROUND) {
      if (downId == _FIRE) {
        setID(_SMOKE, downIndex);
        setLifeTime(smokeLife>>1, downIndex);
      }
      swap(index, downIndex);
      return;
    }
    // Down-Left
    if (xPos > 0 && getID(downIndex-1) == _BACKGROUND) {
      swap(index, downIndex-1);
      return;
    }
    // Down-Right
    if (xPos < arrWidth-1 && getID(downIndex+1) == _BACKGROUND) {
      swap(index, downIndex+1);
      return
    }
  }
    
  
  // Left 
  if (xPos > 0 && (leftId=getID(index-1)) >= _BACKGROUND) {
    if (leftId == -1) {
      setID(_SMOKE, index-1);
      setLifeTime(smokeLife>>1, index-1);
    }
    swap(index, index-1);
    return;
  }
  // Right
  if (xPos < arrWidth-1 && (rightId=getID(index+1)) >= _BACKGROUND) {
    if (rightId == _FIRE) {
      setID(_SMOKE, index+1);
      setLifeTime(smokeLife>>1, index+1);
    }
    swap(index, index+1);
    return;
  }
}

function updateWaterRight(xPos, yPos) {
  index = xPos + yPos*arrHeight;

  if (getUpdated(index)) {
    return;
  }
  
  downIndex = index + arrHeight;
  downId = getID(downIndex);

  // Down, through empty space, fire, or smoke
  if (yPos < arrHeight-1) {
    if (downId >= _BACKGROUND) {
      if (downId == _FIRE) {
        setID(_SMOKE, downIndex);
        setLifeTime(smokeLife>>1, downIndex);
      }
      swap(index, downIndex);
      return;
    }
    // Down-Right
    if (xPos < arrWidth-1 && getID(downIndex+1) == _BACKGROUND) {
      swap(index, downIndex+1);
      return
    }
    // Down-Left
    if (xPos > 0 && getID(downIndex-1) == _BACKGROUND) {
      swap(index, downIndex-1);
      return;
    }
  }
    
  
  // Right
  if (xPos < arrWidth-1 && (rightId=getID(index+1)) >= _BACKGROUND) {
    if (rightId == _FIRE) {
      setID(_SMOKE, index+1);
      setLifeTime(smokeLife>>1, index+1);
    }
    swap(index, index+1);
    return;
  }
  // Left 
  if (xPos > 0 && (leftId=getID(index-1)) >= _BACKGROUND) {
    if (leftId == _FIRE) {
      setID(_SMOKE, index-1);
      setLifeTime(smokeLife>>1, index-1);
    }
    swap(index, index-1);
    return;
  }
}

let particlesBurnt = 0;
let smokeProduced = 0;
let particleLife = 0;
let surroundingIndex = 0;

function updateFire(xPos, yPos) {
  index = xPos + yPos*arrHeight;

  if (getUpdated(index)) {
    return;
  }
  
  // downIndex = index + arrHeight;
  // downId = getID(downIndex);
  
  incrementTime(index);
  // gameImagedata32[index] = colors[(particleLife=getLifeTime(index)) + ((getID(index)*-1)+2)*(flameLife+1)];
  gameImagedata32[index] = colors[(particleLife=getLifeTime(index)) + (3)*(flameLife+1)];
  
  // Fire hasn't spread to any new particle in its lifetime, exstinguishes
  if (getLifeTime(index) == 0) {
    setEmpty(index);
    return;
  }
  
  particlesBurnt = 0;
  smokeProduced = 0;
  // Burn any flammable particles around the fire particle
  for (let j = -1; j < 2; ++j) {
    for(let i = -1; i < 2; ++i) {
      surroundingIndex = index + i + (arrHeight * j);
      // randomSpread = Math.floor(random(0, 15));
      // if (randomSpread != 14) {
      //   continue;
      // }
      if (xPos + i > -1 && xPos + i < arrWidth &&
          yPos + j > -1 && yPos + j < arrHeight &&
          particlesBurnt < 3) {
        
        if (getID(surroundingIndex) == _WOOD &&
            (flammabilityMatrix[i+1][j+1] > 0.225) && particleLife % flammabilityTime == 0) {
          setID(_FIRE, surroundingIndex);
          setLifeTime(flameLife, surroundingIndex);
          setUpdated(index);

          // arr2d[xPos][yPos].setEmpty();
          // // Replace the former fire particle with smoke particle
          // arr2d[xPos][yPos].setID(-2);
          // arr2d[xPos][yPos].setLifeTime(240);
          // arr2d[xPos][yPos].setUpdated(true);
          ++particlesBurnt;
          // Break here if I want it to only spread to 1 new particle
        } else if (getID(surroundingIndex) == _BACKGROUND && smokeProduced < 4) {
          if (particleLife % 24 == 0 || particleLife % 30 == 0) {
            setEmpty(surroundingIndex);
            setID(_SMOKE, surroundingIndex);
            setUpdated(surroundingIndex);
            // Shorter lifetime smoke for not consuming particle
            setLifeTime(smokeLife-20, surroundingIndex);
            ++smokeProduced;
          }
        }
      }
    }
  }
  
  // Fire only falls Down
  if (yPos != arrHeight - 1) {
    if ((downId=getID(downIndex=index+arrHeight)) == _BACKGROUND) {
      swap(index, downIndex);
      return;
    }
    // Fire can fall through smoke
    if (downId == _SMOKE) {
      swap(index, downIndex);
      return;
    // If fire lands on water, exstinguish and create steam (smoke)
    } else if (downId == _WATER) {
      setEmpty(index);
      setID(_SMOKE, index);
      setLifeTime(smokeLife>>1, index);
    }
  }
  
}

function updateFireRight(xPos, yPos) {
  index = xPos + yPos*arrHeight;

  if (getUpdated(index)) {
    return;
  }
  
  // downIndex = index + arrHeight;
  // downId = getID(downIndex);
  
  incrementTime(index);
  gameImagedata32[index] = colors[(particleLife=getLifeTime(index)) + (3)*(flameLife+1)];
  // gameImagedata32[index] = colors[(particleLife=getLifeTime(index)) + ((getID(index)*-1)+2)*(flameLife+1)];
  
  // Fire hasn't spread to any new particle in its lifetime, exstinguishes
  if (particleLife == 0) {
    setEmpty(index);
    return;
  }
  
  particlesBurnt = 0;
  smokeProduced = 0;
  // Burn any flammable particles around the fire particle
  for (let j = 1; j > -2; --j) {
    for(let i = 1; i > -2; --i) {
      surroundingIndex = index + i + (arrHeight * j);
      // randomSpread = Math.floor(random(0, 15));
      // if (randomSpread != 14) {
      //   continue;
      // }
      if (xPos + i > -1 && xPos + i < arrWidth &&
          yPos + j > -1 && yPos + j < arrHeight &&
          particlesBurnt < 3) {
        
        if (getID(surroundingIndex) == _WOOD &&
            (flammabilityMatrix[i+1][j+1] > 0.225) && particleLife % flammabilityTime == 0) {
          setID(_FIRE, surroundingIndex);
          setLifeTime(flameLife, surroundingIndex);
          setUpdated(index);

          // arr2d[xPos][yPos].setEmpty();
          // // Replace the former fire particle with smoke particle
          // arr2d[xPos][yPos].setID(-2);
          // arr2d[xPos][yPos].setLifeTime(240);
          // arr2d[xPos][yPos].setUpdated(true);
          ++particlesBurnt;
          // Break here if I want it to only spread to 1 new particle
        } else if (getID(surroundingIndex) == _BACKGROUND && smokeProduced < 4) {
          if (particleLife % 24 == 0 || particleLife % 30 == 0) {
            setEmpty(surroundingIndex);
            setID(_SMOKE, surroundingIndex);
            setUpdated(surroundingIndex);
            // Shorter lifetime smoke for not consuming particle
            setLifeTime(smokeLife-20, surroundingIndex);
            ++smokeProduced;
          }
        }
      }
    }
  }
  
  // Fire only falls Down
  if (yPos != arrHeight - 1) {
    if ((downId=getID(downIndex=index+arrHeight)) == _BACKGROUND) {
      swap(index, downIndex);
      return;
    }
    // Fire can fall through smoke
    if (downId == _SMOKE) {
      swap(index, downIndex);
      return;
    // If fire lands on water, exstinguish and create steam (smoke)
    } else if (downId == _WATER) {
      setEmpty(index);
      setID(_SMOKE, index);
      setLifeTime(smokeLife>>1, index);
    }
  }
}

let upIndex = 0;
let upLeftIndex = 0;
let upRightIndex = 0;

function updateSmoke(xPos, yPos) {
  index = xPos + yPos*arrHeight;

  if (yPos == 0 || getUpdated(index)) {
    return;
  }
  
  incrementTime(index)
  gameImagedata32[index] = colors[(particleLife=getLifeTime(index)) + (4)*(flameLife+1)];
  // gameImagedata32[index] = colors[(particleLife=getLifeTime(index)) + ((getID(index)*-1)+2)*(flameLife+1)];
  
  // If smoke is around for more than it's lifetime, it dissipates
  if (particleLife == 0) {
    setEmpty(index);
    return;
  }
  // if (yPos == 0) {
  //   // unecessary
  //   // setUpdated(index);
  //   return;
  // }

  // Up
  if (getID((upIndex=index-arrHeight)) == _BACKGROUND) {
    swap(index, upIndex);
    return;
  }
  // Up-Left
  if (xPos != 0 && getID(upIndex-1) == _BACKGROUND) {
    swap(index, upIndex-1);
    return;
  }
  // Up-Right
  if (xPos != arrWidth - 1 && getID(upIndex+1) == _BACKGROUND) {
    swap(index, upIndex+1);
    return;
  }
  // Left
  if (xPos != 0 && getID(index-1) == _BACKGROUND) {
    swap(index, index-1);
    return;
  }
  // Right
  if (xPos != arrWidth - 1 && getID(index+1) == _BACKGROUND) {
    swap(index, index+1);
    return;
  }
}

function updateSmokeRight(xPos, yPos) {
  index = xPos + yPos*arrHeight;

  if (yPos == 0 || getUpdated(index)) {
    return;
  }
  
  incrementTime(index)
  gameImagedata32[index] = colors[(particleLife=getLifeTime(index)) + (4)*(flameLife+1)];
  // gameImagedata32[index] = colors[(particleLife=getLifeTime(index)) + ((getID(index)*-1)+2)*(flameLife+1)];
  
  // If smoke is around for more than it's lifetime, it dissipates
  if (particleLife == 0) {
    setEmpty(index);
    return;
  }
  // if (yPos == 0) {
  //   // unecessary
  //   // setUpdated(index);
  //   return;
  // }

  // Up
  if (getID((upIndex=index-arrHeight)) == _BACKGROUND) {
    swap(index, upIndex);
    return;
  }
  // Up-Right
  if (xPos != arrWidth - 1 && getID(upIndex+1) == _BACKGROUND) {
    swap(index, upIndex+1);
    return;
  }
  // Up-Left
  if (xPos != 0 && getID(upIndex-1) == _BACKGROUND) {
    swap(index, upIndex-1);
    return;
  }
  // Right
  if (xPos != arrWidth - 1 && getID(index+1) == _BACKGROUND) {
    swap(index, index+1);
    return;
  }
  // Left
  if (xPos != 0 && getID(index-1) == _BACKGROUND) {
    swap(index, index-1);
    return;
  }
}
// ── helper.js
function randInt(min, max) {
  //The maximum is inclusive and the minimum is inclusive
 return Math.floor(Math.random() * (max - min + 1) + min);
}

function randFloat(min, max) {
  //The maximum is inclusive and the minimum is inclusive
 return (Math.random() * (max - min + 1)) + min;
}
// ── interface.js
const brushSizeSlider = document.getElementById("brushSize");

window.updateBrushSize = function() {
  brushSize = parseInt(brushSizeSlider.value);
}

window.updateMouseDrawing = function() {


  //   function getMousePos(evt) {
  //     var rect = onscreenCanvas.getBoundingClientRect();
  //     return {
  //         x: (evt.clientX - rect.left) / (rect.right - rect.left) * canvas.width,
  //         y: (evt.clientY - rect.top) / (rect.bottom - rect.top) * canvas.height
  //     };
  // }
  
    // let canvas = document.getElementById("glcanvas");
  
    // window.width = onscreenCanvas.clientWidth;
    // window.height = onscreenCanvas.clientHeight;
    // let moved = false;
    drawing = false;
    let mouseDownListener = (e) => {
        // moved = true;
        // const rect = onscreenCanvas.getBoundingClientRect();
        // const x = (e.clientX - rect.left) / (rect.right - rect.left) * onscreenCanvas.width;
        // const y = (e.clientY - rect.top) / (rect.bottom - rect.top) * onscreenCanvas.height;
  
        drawing = true;
        mx = e.clientX;
        my = e.clientY;
    }
    onscreenCanvas.addEventListener("mousedown", mouseDownListener);
    let mouseMoveListener = (e) => {
        if(drawing) {
          // const rect = onscreenCanvas.getBoundingClientRect();
          mx = e.clientX;
          my = e.clientY;
          // mx = (e.clientX - rect.left) / (rect.right - rect.left) * onscreenCanvas.width;
          // mx = map(0, )
          // my = (e.clientY - rect.top) / (rect.bottom - rect.top) * onscreenCanvas.height;
            // currRotate += 360 * e.movementX/onscreenCanvas.clientWidth;
            // // Bind rotation to 0-360
            // // Supports rotating infinitely in any direction,
            // // as the degrees get reset when reaching 360 or 0
            // if (currRotate > 360) {
            //     currRotate = 0;
            // } else if (currRotate < 0) {
            //     currRotate = 360;
            // }
  
            // currZoom += -200 * e.movementY/onscreenCanvas.clientHeight;
            // // bind zoom from 1 to 100
            // currZoom = Math.max(1, currZoom);
            // currZoom = Math.min(100, currZoom);
        }
    }
    onscreenCanvas.addEventListener("mousemove", mouseMoveListener);
    
    let mouseUpListener = (e) => {
        drawing = false;
    }
    onscreenCanvas.addEventListener("mouseup", mouseUpListener);
  }
// ── style.css
html, body {
  margin: 0;
  padding: 0;
}
canvas {
  display: block;
  width: 50%;
  height: 50%;
}

.graphicsButton {
  width: 5vmin;
  height: 3vmin;
}
